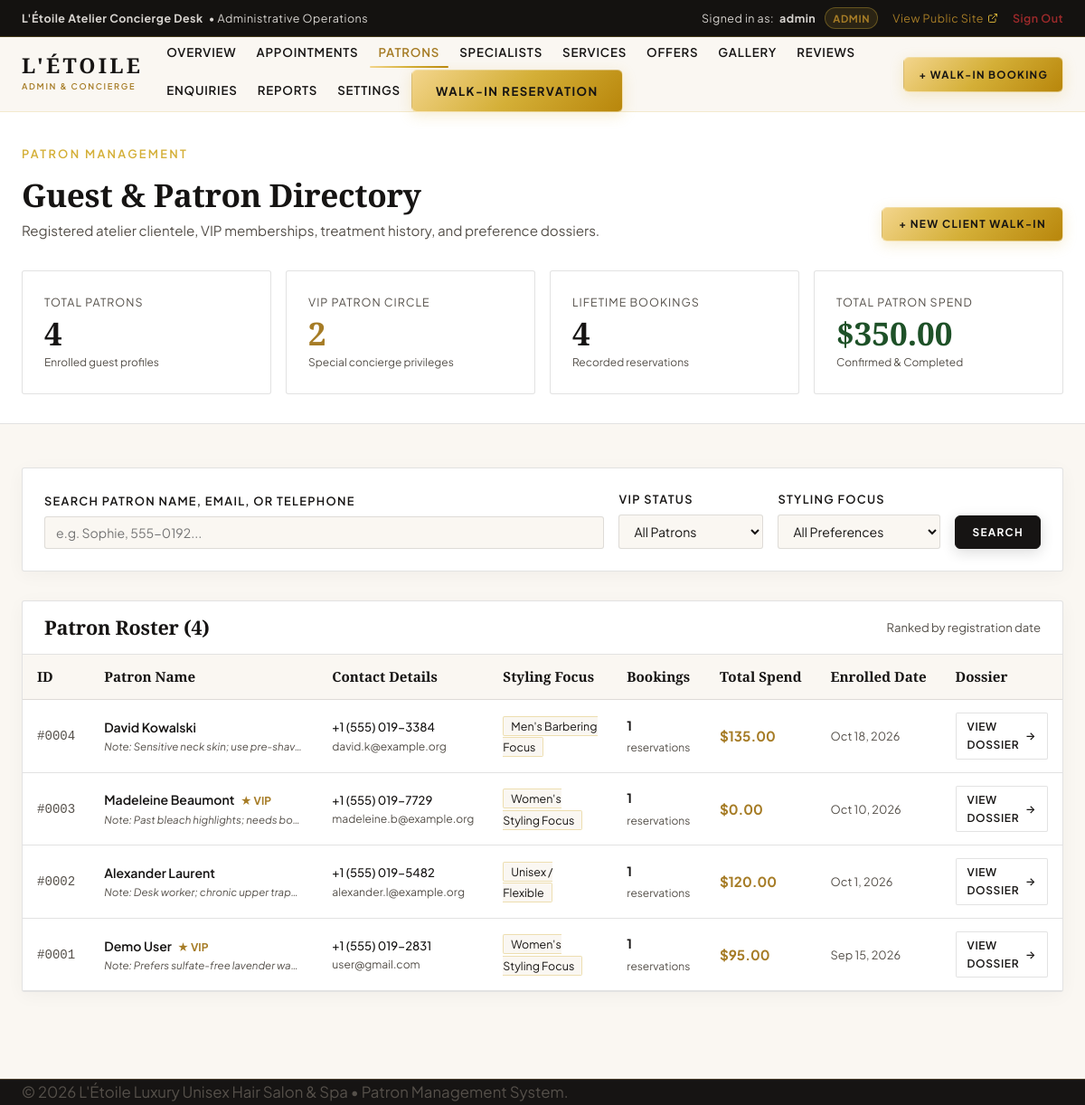
/admin-customers.php (signed in), run on the app's committed database.
### tables this page shows
CREATE TABLE `customers` (
  `id` INT UNSIGNED NOT NULL AUTO_INCREMENT,
  `user_id` INT UNSIGNED NULL DEFAULT NULL COMMENT 'Optional link if customer creates self-service account in future',
  `first_name` VARCHAR(50) NOT NULL,
  `last_name` VARCHAR(50) NOT NULL,
  `email` VARCHAR(100) NOT NULL,
  `phone` VARCHAR(25) NOT NULL,
  `gender_preference` ENUM('Unisex / Flexible', 'Women\'s Styling Focus', 'Men\'s Barbering Focus') NOT NULL DEFAULT 'Unisex / Flexible',
  `allergies_notes` TEXT NULL DEFAULT NULL COMMENT 'Chemical sensitivities, product allergies, or silent appointment preference',
  `is_vip` TINYINT(1) NOT NULL DEFAULT 0,
  `created_at` TIMESTAMP NOT NULL DEFAULT CURRENT_TIMESTAMP,
  `updated_at` TIMESTAMP NOT NULL DEFAULT CURRENT_TIMESTAMP ON UPDATE CURRENT_TIMESTAMP,
  PRIMARY KEY (`id`),
  UNIQUE KEY `uk_customers_email` (`email`),
  KEY `idx_customers_phone` (`phone`),
  KEY `idx_customers_name` (`last_name`, `first_name`),
  KEY `fk_customers_user_id` (`user_id`),
  CONSTRAINT `fk_customers_user` FOREIGN KEY (`user_id`) REFERENCES `users` (`id`) ON DELETE SET NULL ON UPDATE CASCADE
);

### includes/validator.php (called while the page is built, shortened)
<?php
function e(?string $string): string {
    return htmlspecialchars((string)$string, ENT_QUOTES | ENT_SUBSTITUTE, 'UTF-8');
}

### admin-customers.php (the view, shortened to what this page needs)
<?php
$searchQuery = trim((string)($_GET['q'] ?? ''));
$filterVip   = trim((string)($_GET['vip'] ?? 'all'));
try {
    $pdo = Database::getConnection();
    $kpiStmt = $pdo->query("
        SELECT
            COUNT(DISTINCT c.id) AS total_customers,
            SUM(CASE WHEN c.is_vip = 1 THEN 1 ELSE 0 END) AS vip_customers,
            COUNT(a.id) AS total_appointments,
            COALESCE(SUM(CASE WHEN a.status IN ('confirmed', 'completed') THEN a.total_price ELSE 0 END), 0) AS total_spend
        FROM customers c
        LEFT JOIN appointments a ON c.id = a.customer_id
    ");
    $kpiData = $kpiStmt->fetch();
    $where = ["1=1"];
    $params = [];
    $whereSql = implode(' AND ', $where);
    $sql = "
        SELECT
            c.id,
            c.first_name,
            c.last_name,
            c.email,
            c.phone,
            c.gender_preference,
            c.allergies_notes,
            c.is_vip,
            c.created_at,
            COUNT(a.id) AS booking_count,
            COALESCE(SUM(CASE WHEN a.status IN ('confirmed', 'completed') THEN a.total_price ELSE 0 END), 0) AS total_spend,
            MAX(a.appointment_date) AS latest_appointment
        FROM customers c
        LEFT JOIN appointments a ON c.id = a.customer_id
        WHERE {$whereSql}
        GROUP BY c.id
        ORDER BY c.created_at DESC
        LIMIT 100
    ";
    $stmt = $pdo->prepare($sql);
    $stmt->execute($params);
    $customers = $stmt->fetchAll();
} catch (Exception $e) {
    AppLogger::error("Customer directory error: " . $e->getMessage());
    $customers = [];
    $kpiData = ['total_customers' => 0, 'vip_customers' => 0, 'total_appointments' => 0, 'total_spend' => 0];
}
?>
<!DOCTYPE html>
<html lang="en">
<head>
  <link rel="stylesheet" href="assets/css/style.css">
  <link rel="stylesheet" href="assets/css/responsive.css">
</head>
<body style="background-color: var(--color-ivory);">
  <?php require_once __DIR__ . '/includes/admin-nav.php'; ?>
  <section style="background-color: var(--color-white); border-bottom: 1px solid var(--color-charcoal-border); padding: var(--space-xl) 0;">
    <div class="container">
      <div style="display:flex; justify-content:space-between; align-items:flex-end; flex-wrap:wrap; gap:var(--space-md);">
        <div>
          <span class="eyebrow eyebrow-no-line">Patron Management</span>
          <h1 style="font-family: var(--font-serif); font-size: 2.2rem; color: var(--color-charcoal); margin: 4px 0 6px;">
            Guest &amp; Patron Directory
          </h1>
          <p style="color: var(--color-charcoal-muted); margin: 0; font-size: 0.95rem;">
            Registered atelier clientele, VIP memberships, treatment history, and preference dossiers.
          </p>
        </div>
        <div>
          <a href="book-appointment.html" target="_blank" class="btn btn-champagne btn-sm">+ New Client Walk-In</a>
        </div>
      </div>
      <div style="display:grid; grid-template-columns: repeat(auto-fit, minmax(200px, 1fr)); gap:var(--space-md); margin-top:var(--space-xl);">
        <div class="kpi-card">
          <div class="kpi-label">Total Patrons</div>
          <div class="kpi-val"><?php echo (int)($kpiData['total_customers'] ?? 0); ?></div>
          <div style="font-size:0.75rem; color:var(--color-charcoal-muted); margin-top:4px;">Enrolled guest profiles</div>
        </div>
        <div class="kpi-card">
          <div class="kpi-label">VIP Patron Circle</div>
          <div class="kpi-val" style="color:var(--color-champagne-dark);">
            <?php echo (int)($kpiData['vip_customers'] ?? 0); ?>
          </div>
          <div style="font-size:0.75rem; color:var(--color-charcoal-muted); margin-top:4px;">Special concierge privileges</div>
        </div>
        <div class="kpi-card">
          <div class="kpi-label">Lifetime Bookings</div>
          <div class="kpi-val"><?php echo (int)($kpiData['total_appointments'] ?? 0); ?></div>
          <div style="font-size:0.75rem; color:var(--color-charcoal-muted); margin-top:4px;">Recorded reservations</div>
        </div>
        <div class="kpi-card">
          <div class="kpi-label">Total Patron Spend</div>
          <div class="kpi-val" style="color:#1E5128;">
            $<?php echo number_format((float)($kpiData['total_spend'] ?? 0), 2); ?>
          </div>
          <div style="font-size:0.75rem; color:var(--color-charcoal-muted); margin-top:4px;">Confirmed &amp; Completed</div>
        </div>
      </div>
    </div>
  </section>
  <main style="padding: var(--space-2xl) 0 var(--space-4xl);">
    <div class="container">
      <div style="background:var(--color-white); border:1px solid var(--color-charcoal-border); border-radius:var(--radius-xs); padding:var(--space-lg); margin-bottom:var(--space-xl); box-shadow:var(--shadow-subtle);">
        <form method="GET" action="admin-customers.php" style="display:flex; flex-wrap:wrap; gap:var(--space-md); align-items:flex-end;">
          <div style="flex:1; min-width:220px;">
            <label class="form-label" style="font-size:0.8rem;">Search Patron Name, Email, or Telephone</label>
            <input type="text" name="q" class="form-control" style="font-size:0.88rem; padding:8px 12px;" placeholder="e.g. Sophie, 555-0192..." value="<?php echo e($searchQuery); ?>">
          </div>
          <div style="min-width:160px;">
            <label class="form-label" style="font-size:0.8rem;">VIP Status</label>
            <select name="vip" class="form-control" style="font-size:0.88rem; padding:8px 12px;">
              <option value="all" <?php echo $filterVip === 'all' ? 'selected' : ''; ?>>All Patrons</option>
            </select>
          </div>
          <div style="min-width:180px;">
            <label class="form-label" style="font-size:0.8rem;">Styling Focus</label>
            <select name="focus" class="form-control" style="font-size:0.88rem; padding:8px 12px;">
              <option value="all">All Preferences</option>
            </select>
          </div>
          <div style="display:flex; gap:8px;">
            <button type="submit" class="btn btn-primary btn-sm" style="padding:10px 18px;">
              <span>Search</span>
            </button>
          </div>
        </form>
      </div>
      <div style="background:var(--color-white); border:1px solid var(--color-charcoal-border); border-radius:var(--radius-xs); overflow-x:auto; box-shadow:var(--shadow-subtle);">
        <div style="padding:var(--space-md) var(--space-lg); border-bottom:1px solid var(--color-charcoal-border); display:flex; justify-content:space-between; align-items:center;">
          <h3 style="font-family:var(--font-serif); font-size:1.35rem; margin:0;">
            Patron Roster (<?php echo count($customers); ?>)
          </h3>
          <span style="font-size:0.82rem; color:var(--color-charcoal-muted);">
            Ranked by registration date
          </span>
        </div>
        <?php if (empty($customers)): ?>
          <div style="text-align:center; padding:var(--space-3xl) var(--space-md);">
            <p style="color:var(--color-charcoal-muted); font-size:0.95rem; margin-bottom:var(--space-md);">
              No patrons match your search criteria.
            </p>
            <a href="admin-customers.php" class="btn btn-outline btn-sm">Clear Filters</a>
          </div>
        <?php else: ?>
          <table class="admin-table">
            <thead>
              <tr>
                <th>ID</th>
                <th>Patron Name</th>
                <th>Contact Details</th>
                <th>Styling Focus</th>
                <th>Bookings</th>
                <th>Total Spend</th>
                <th>Enrolled Date</th>
                <th>Dossier</th>
              </tr>
            </thead>
            <tbody>
              <?php foreach ($customers as $c): ?>
                <tr>
                  <td>
                    <span style="font-family:monospace; color:var(--color-charcoal-muted);">
                      #<?php echo str_pad((string)$c['id'], 4, '0', STR_PAD_LEFT); ?>
                    </span>
                  </td>
                  <td>
                    <div style="font-weight:600; color:var(--color-charcoal);">
                      <?php echo e($c['first_name'] . ' ' . $c['last_name']); ?>
                      <?php if (!empty($c['is_vip'])): ?>
                        <span style="color:var(--color-champagne-dark); font-size:0.75rem; font-weight:700; margin-left:4px;" title="VIP Patron Circle">&#9733; VIP</span>
                      <?php endif; ?>
                    </div>
                    <?php if (!empty($c['allergies_notes'])): ?>
                      <div style="font-size:0.72rem; color:var(--color-charcoal-muted); font-style:italic; max-width:220px; text-overflow:ellipsis; overflow:hidden; white-space:nowrap;">
                        Note: <?php echo e($c['allergies_notes']); ?>
                      </div>
                    <?php endif; ?>
                  </td>
                  <td>
                    <div style="font-size:0.82rem;">
                      <a href="tel:<?php echo e($c['phone']); ?>" style="color:inherit; font-weight:500;"><?php echo e($c['phone']); ?></a>
                    </div>
                    <div style="font-size:0.76rem; color:var(--color-charcoal-muted);">
                      <?php echo e($c['email']); ?>
                    </div>
                  </td>
                  <td>
                    <span style="font-size:0.78rem; padding:2px 8px; background:var(--color-ivory); border:1px solid var(--color-champagne-border); border-radius:2px;">
                      <?php echo e($c['gender_preference'] ?: 'Unisex / Flexible'); ?>
                    </span>
                  </td>
                  <td>
                    <strong><?php echo (int)$c['booking_count']; ?></strong>
                    <span style="font-size:0.75rem; color:var(--color-charcoal-muted);">reservations</span>
                  </td>
                  <td>
                    <strong style="color:var(--color-champagne-dark); font-size:0.95rem;">
                      $<?php echo number_format((float)$c['total_spend'], 2); ?>
                    </strong>
                  </td>
                  <td>
                    <span style="font-size:0.8rem; color:var(--color-charcoal-muted);">
                      <?php echo date('M j, Y', strtotime($c['created_at'])); ?>
                    </span>
                  </td>
                  <td>
                    <a href="admin-customer-detail.php?id=<?php echo (int)$c['id']; ?>" class="btn-action-sm">
                      <span>View Dossier</span>
                      <span>&rarr;</span>
                    </a>
                  </td>
                </tr>
              <?php endforeach; ?>
            </tbody>
          </table>
        <?php endif; ?>
      </div>
    </div>
  </main>
  <footer class="site-footer" role="contentinfo">
    <div class="container footer-bottom-inner">
      <p>&copy; <?php echo date('Y'); ?> L'Étoile Luxury Unisex Hair Salon &amp; Spa &bull; Patron Management System.</p>
    </div>
  </footer>
</body>
</html>

### admin-customers.php (style rules this page uses)
.kpi-card { background: var(--color-white); border: 1px solid var(--color-charcoal-border); border-radius: var(--radius-xs); padding: var(--space-lg); transition: border-color var(--transition-fast); }
.kpi-val { font-family: var(--font-serif); font-size: 2.2rem; font-weight: 600; color: var(--color-charcoal); line-height: 1.1; margin-top: 4px; }
.kpi-label { font-size: 0.78rem; text-transform: uppercase; letter-spacing: 0.08em; color: var(--color-charcoal-muted); }
.admin-table { width: 100%; border-collapse: collapse; text-align: left; font-size: 0.88rem; }
.admin-table th { background: var(--color-ivory); color: var(--color-charcoal); font-family: var(--font-serif); font-size: 0.95rem; font-weight: 600; padding: 12px 16px; border-bottom: 1px solid var(--color-charcoal-border); white-space: nowrap; }
.admin-table td { padding: 14px 16px; border-bottom: 1px solid var(--color-charcoal-border); vertical-align: middle; }
.btn-action-sm { padding: 5px 12px; font-size: 0.75rem; font-weight: 600; text-transform: uppercase; letter-spacing: 0.05em; border-radius: 2px; cursor: pointer; border: 1px solid var(--color-charcoal-border); background: #FFFFFF; transition: all var(--transition-fast); text-decoration: none; display: inline-flex; align-items: center; gap: 4px; color: var(--color-charcoal); }

### data on the page
customers: id "0004", first_name+last_name "David Kowalski", allergies_notes "Sensitive neck skin; use pre-shav…", phone "+1 (555) 019-3384", email "david.k@example.org", gender_preference "Men's Barbering Focus", booking_count "1", total_spend "135.00", created_at "Oct 18, 2026"
customers: id "0003", first_name+last_name "Madeleine Beaumont", is_vip "★ VIP", allergies_notes "Past bleach highlights; needs bo…", phone "+1 (555) 019-7729", email "madeleine.b@example.org", gender_preference "Women's Styling Focus", booking_count "1", total_spend "0.00", created_at "Oct 10, 2026"
customers: id "0002", first_name+last_name "Alexander Laurent", allergies_notes "Desk worker; chronic upper trap…", phone "+1 (555) 019-5482", email "alexander.l@example.org", gender_preference "Unisex / Flexible", booking_count "1", total_spend "120.00", created_at "Oct 1, 2026"
customers: id "0001", first_name+last_name "Demo User", is_vip "★ VIP", allergies_notes "Prefers sulfate-free lavender wa…", phone "+1 (555) 019-2831", email "user@gmail.com", gender_preference "Women's Styling Focus", booking_count "1", total_spend "95.00", created_at "Sep 15, 2026"

### other printed values
$currentUser['username'] "admin"
$currentUser['role'] "ADMIN"
$kpiData['total_customers'] "4"
$kpiData['vip_customers'] "2"
$kpiData['total_appointments'] "4"
$kpiData['total_spend'] "350.00"
count($customers) "4"
